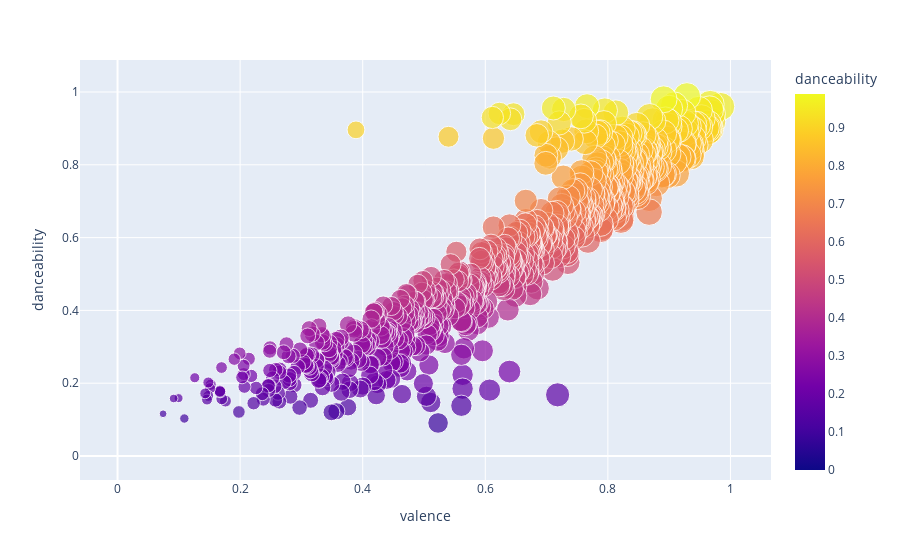

The cell this chart's notebook holds for it:
### Code cell
import plotly.express as px   
#importing plotly
fig2 = px.scatter(finale_df3, x="valence", y="danceability", color="danceability",size='valence')
fig2.show()

### Figure 1 — Plotly figure (JSON) as saved in the notebook; plotly's stock layout.template omitted (floating-point values rounded to 4 significant figures; data arrays with more than 128 entries replaced by an {"elided": "..."} marker saying what was removed)
{"data": [{"hovertemplate": "valence=%{marker.size}<br>danceability=%{marker.color}<extra></extra>", "legendgroup": "", "marker": {"color": {"elided": "784 float values"}, "coloraxis": "coloraxis", "size": {"elided": "784 float values"}, "sizemode": "area", "sizeref": 0.00246, "symbol": "circle"}, "mode": "markers", "name": "", "orientation": "v", "showlegend": false, "type": "scatter", "x": {"elided": "784 float values"}, "xaxis": "x", "y": {"elided": "784 float values"}, "yaxis": "y"}], "layout": {"coloraxis": {"colorbar": {"title": {"text": "danceability"}}, "colorscale": [[0, "#0d0887"], [0.1111, "#46039f"], [0.2222, "#7201a8"], [0.3333, "#9c179e"], [0.4444, "#bd3786"], [0.5556, "#d8576b"], [0.6667, "#ed7953"], [0.7778, "#fb9f3a"], [0.8889, "#fdca26"], [1, "#f0f921"]]}, "legend": {"itemsizing": "constant", "tracegroupgap": 0}, "margin": {"t": 60}, "xaxis": {"anchor": "y", "domain": [0, 1], "title": {"text": "valence"}}, "yaxis": {"anchor": "x", "domain": [0, 1], "title": {"text": "danceability"}}}}
